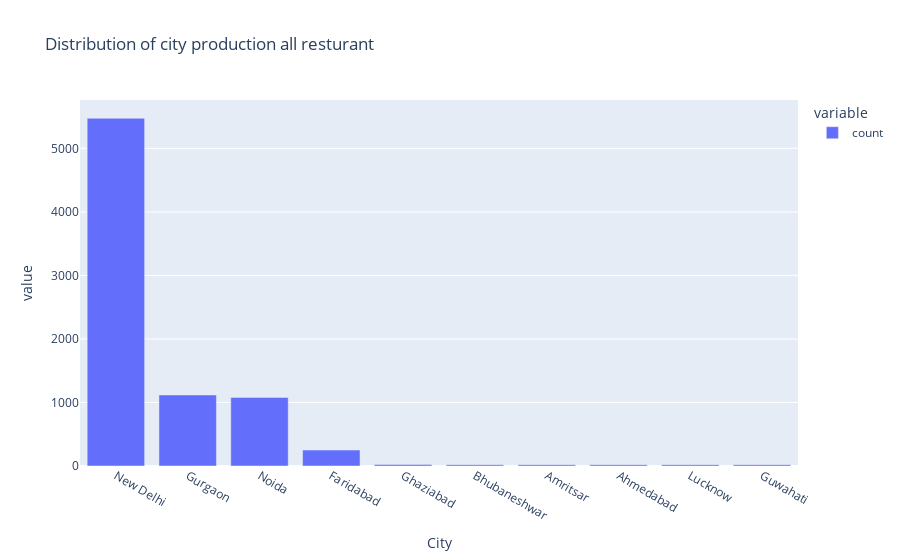

Notebook source saved alongside this figure:
### Code cell
px.bar(MODEL_count,title= "Distribution of city production all resturant")

### Figure 1 — Plotly figure (JSON) as saved in the notebook; plotly's stock layout.template omitted (floating-point values rounded to 4 significant figures)
{"data": [{"alignmentgroup": "True", "hovertemplate": "variable=count<br>City=%{x}<br>value=%{y}<extra></extra>", "legendgroup": "count", "marker": {"color": "#636efa", "pattern": {"shape": ""}}, "name": "count", "offsetgroup": "count", "orientation": "v", "showlegend": true, "textposition": "auto", "type": "bar", "x": ["New Delhi", "Gurgaon", "Noida", "Faridabad", "Ghaziabad", "Bhubaneshwar", "Amritsar", "Ahmedabad", "Lucknow", "Guwahati"], "xaxis": "x", "y": [5473, 1118, 1080, 251, 25, 21, 21, 21, 21, 21], "yaxis": "y"}], "layout": {"autosize": true, "barmode": "relative", "legend": {"title": {"text": "variable"}, "tracegroupgap": 0}, "title": {"text": "Distribution of city production all resturant"}, "xaxis": {"anchor": "y", "autorange": true, "domain": [0, 1], "range": [-0.5, 9.5], "title": {"text": "City"}, "type": "category"}, "yaxis": {"anchor": "x", "autorange": true, "domain": [0, 1], "range": [0, 5761.0], "title": {"text": "value"}, "type": "linear"}}}
